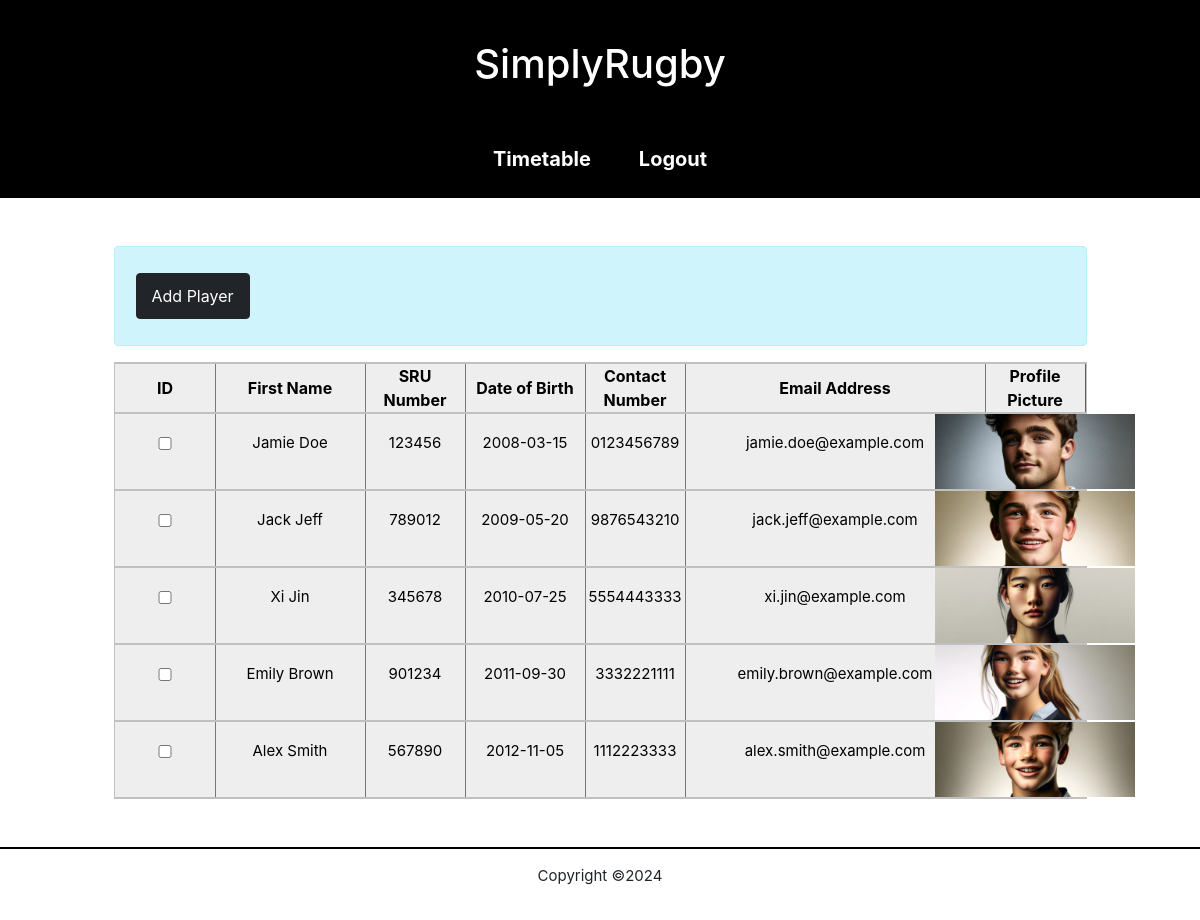
The page /junior-list.php (signed in) on the database its author committed.
### tables this page shows
CREATE TABLE juniors(
junior_id INT PRIMARY KEY AUTO_INCREMENT NOT NULL,
address_id INT NOT NULL,
user_id INT,
first_name  varchar(32) NOT NULL,
last_name  varchar(32) NOT NULL,
dob DATE,
sru_no  INT NOT NULL,
contact_no  varchar(40) NOT NULL,
mobile_no  varchar(40),
email_address varchar(45),
health_issues TEXT,
filename VARCHAR(64),
FOREIGN KEY (address_id) REFERENCES addresses (address_id),
FOREIGN KEY (user_id) REFERENCES users (user_id)
);

### classes/junior.php (called while the page is built, shortened)
<?php
require_once("classes/utils.php");
class Junior
{
  public static function getAllJuniors()
  {
    $conn = Connection::connect();
    $stmt = $conn->prepare(SQL::$getAllJuniors);
    $stmt->execute();
    $juniors = $stmt->fetchAll();
    return $juniors;
  }
}

### classes/utils.php (called while the page is built, shortened)
<?php
class Utils {
  public static function escape($input) {
    return trim(htmlspecialchars($input));
  }
}

### components/junior-card.php (the view)
<a class="player-card" href="junior-page.php?id=<?php echo $junior_id; ?>">
<div class="id-container card-container">
  <td><input type="checkbox" name="check_list[]" class="cb" onchange="cbChange(this)" value="<?php echo $junior_id; ?>"></td>
  </div>
  <div class="fullN-container card-container">
    <p><?php echo $firstName . ' ' . $lastName ?></p>
  </div>
  <div class="sru-container card-container">
      <p class="player-price"><?php echo $sruNumber; ?></p>
  </div>
  <div class="dob-container card-container">
      <p class="player-price"><?php echo $dob; ?></p>
  </div>
  <div class="contactNo-container card-container">
      <p class="player-price"><?php echo $contactNumber; ?></p>
  </div>
  <div class="email-container card-container">
      <p class="player-price"><?php echo $emailAddress; ?></p>
  </div>
  <div class="pfp-container junior-pfp card-container">
    <img src="images/<?php echo $filename; ?>" alt="Cover for <?php echo $firstName; ?>" class="player-image">
 </div>
</a>

### classes/components.php (shortened to what this page needs)
<?php
class Components {
  public static function pageHeader($pageTitle, $stylesheets, $scripts) {
    require("components/header.php");
  }
  public static function pageFooter() {
    require("components/footer.php");
  }
  public static function allJuniors($juniors)
  {
    if (!empty($juniors)) {
      foreach ($juniors as $junior) {
        $junior_id = Utils::escape($junior["junior_id"]);
        $firstName = Utils::escape($junior["first_name"]);
        $lastName = Utils::escape($junior["last_name"]);
        $dob = Utils::escape($junior["dob"]);
        $sruNumber = Utils::escape($junior["sru_no"]);
        $contactNumber = Utils::escape($junior["contact_no"]);
        $emailAddress = Utils::escape($junior["email_address"]);
        $filename = Utils::escape($junior["filename"]);
        require("components/junior-card.php");
      }
    } else {
      require("components/no-players-found.php");
    }
  }
}

### css/style.css (style rules this page uses)
* { box-sizing: border-box; }
body { margin: 0; overflow-x: hidden; }
body, button, input, textarea, select { font-family: "Arial", "Helvetica", sans-serif; font-size: 16px; }
a { text-decoration: none; color: #000; }
.player-card, .address-card { color: black; flex: 1; max-width: 300px; text-align: center; text-decoration: none; }
.player-card, .address-card:hover { background-color: #eee; }
.player-image { width: 100%; object-fit: cover; }
input:not(input.button) { margin-bottom: 16px; padding: 8px; width: 100%; }
@media screen and (min-width:320px) { p, .skills-card div { font-size: 15px; } }
@media screen and (min-width:320px) { .player-card, .address-card { display: flex; max-width: 90%; flex-direction: row; justify-content: space-between; align-items: stretch; border:1px black solid; } }
@media screen and (min-width:320px) { .card-container { width: 500px; display: flex; align-items: center; flex-direction: column; justify-content: center; box-shadow: .5px 0 0 #000; } }
@media screen and (min-width:320px) { .id-container { width: 25px; } }
@media screen and (min-width:320px) { .fullN-container { width: 70px; } }
@media screen and (min-width:320px) { .pfp-container { width: 100px; } }
@media screen and (min-width:320px) { .pfp-container img { width: 50px; } }
@media screen and (min-width:320px) { .sru-container { display: none; } }
@media screen and (min-width:320px) { .dob-container { width: 100px; } }
@media screen and (min-width:320px) { .contactNo-container { display: none; } }
@media screen and (min-width:320px) { .email-container { display: none; } }
@media screen and (min-width:320px) { .junior-pfp img { object-fit: cover; width: 50px; height: 75px; } }
@media screen and (min-width:320px) { p, body, td, input, select, button { font-family: -apple-system,system-ui,BlinkMacSystemFont,'Segoe UI',Roboto,'Helvetica Neue',Arial,sans-serif; } }
@media screen and (min-width:650px) { .email-container { display: flex; width: 200px; } }
@media screen and (min-width:650px) { .sru-container { display: none; } }
@media screen and (min-width:740px) { .sru-container, .address-line2-container { display: flex; align-items: center; width: 100px; } }
@media screen and (min-width: 950px) { .player-card, .address-card { margin:0 auto; max-width: 1950px; display: flex; flex-direction: row; justify-content: space-between; align-items: stretch; border:1px #c0c0c0 solid; } }
@media screen and (min-width: 950px) { .card-container { width: 500px; display: flex; align-items: center; justify-content: center; box-shadow: .5px 0 0 #000; } }
@media screen and (min-width: 950px) { .id-container { width: 100px; padding:0 25px; } }
@media screen and (min-width: 950px) { .fullN-container { width: 150px; } }
@media screen and (min-width: 950px) { .pfp-container { width: 100px; } }
@media screen and (min-width: 950px) { .sru-container { width: 100px; padding:0 15px; } }
@media screen and (min-width: 950px) { .dob-container { width: 120px; } }
@media screen and (min-width: 950px) { .contactNo-container { width: 100px; padding:0 15px; } }
@media screen and (min-width: 950px) { .email-container { width: 300px; padding:0 25px; } }
@media screen and (min-width: 950px) { .pfp-container { width: 100px; padding:0 15px; } }
@media screen and (min-width: 950px) { .player-image { height: 100px; width: 50px; } }
@media screen and (min-width: 950px) { .junior-pfp img { width: 200px; height: 75px; object-position: 15% 30%; } }

### rows shown on the page
juniors: first_name "Jamie", last_name "Doe", sru_no "123456", dob "2008-03-15", contact_no "0123456789", email_address "jamie.doe@example.com", filename (picture)
juniors: first_name "Jack", last_name "Jeff", sru_no "789012", dob "2009-05-20", contact_no "9876543210", email_address "jack.jeff@example.com", filename (picture)
juniors: first_name "Xi", last_name "Jin", sru_no "345678", dob "2010-07-25", contact_no "5554443333", email_address "xi.jin@example.com", filename (picture)
juniors: first_name "Emily", last_name "Brown", sru_no "901234", dob "2011-09-30", contact_no "3332221111", email_address "emily.brown@example.com", filename (picture)
juniors: first_name "Alex", last_name "Smith", sru_no "567890", dob "2012-11-05", contact_no "1112223333", email_address "alex.smith@example.com", filename (picture)
